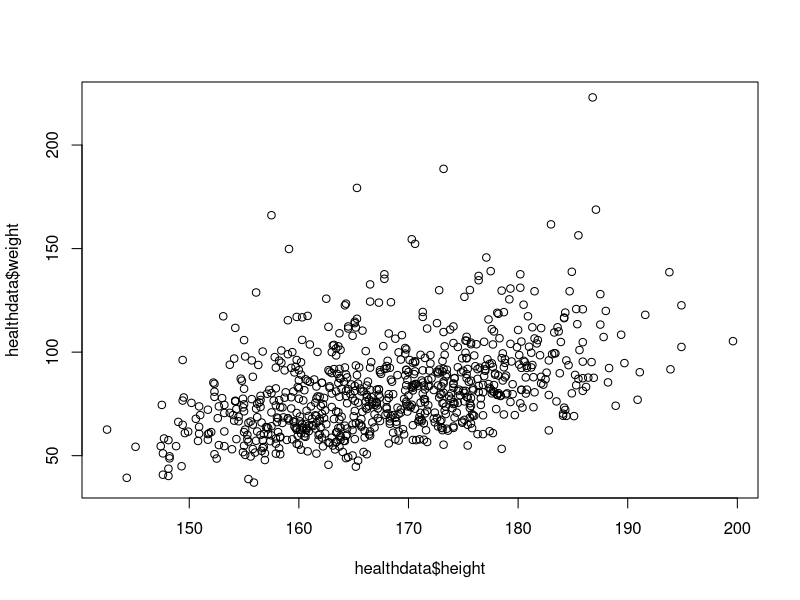
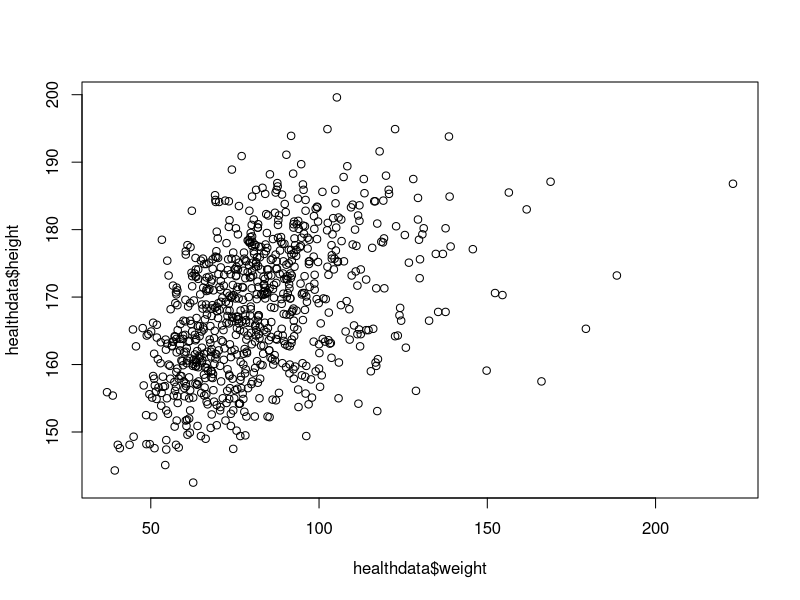
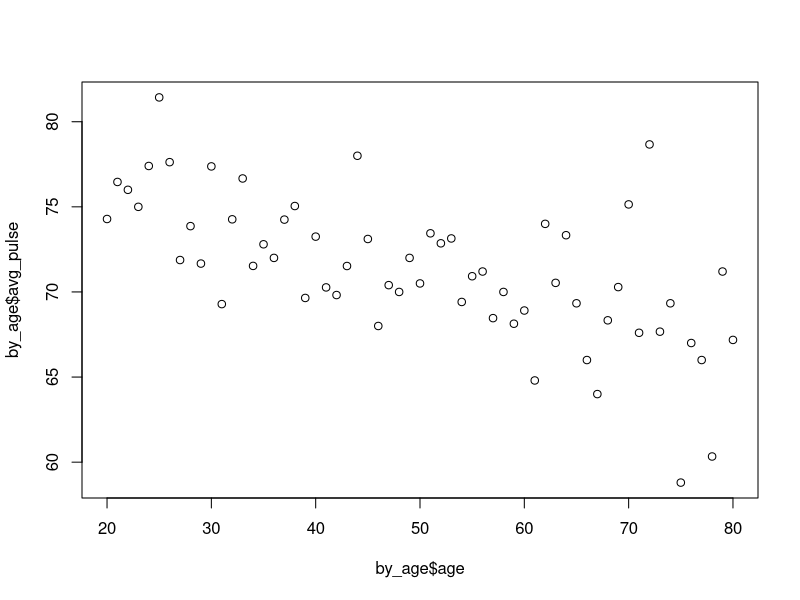
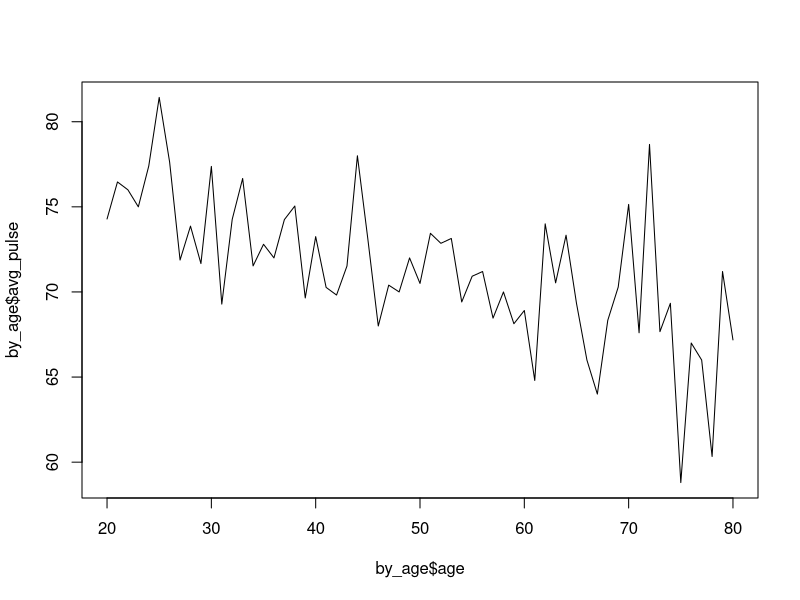
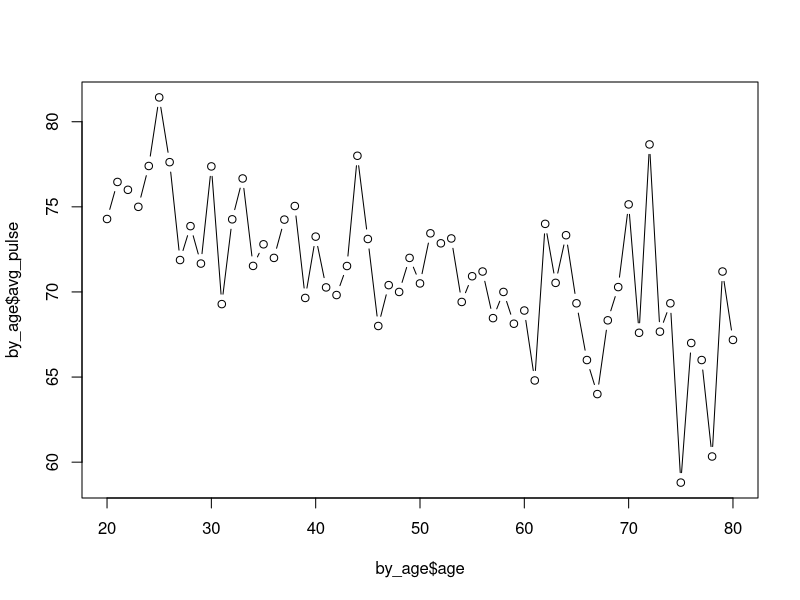
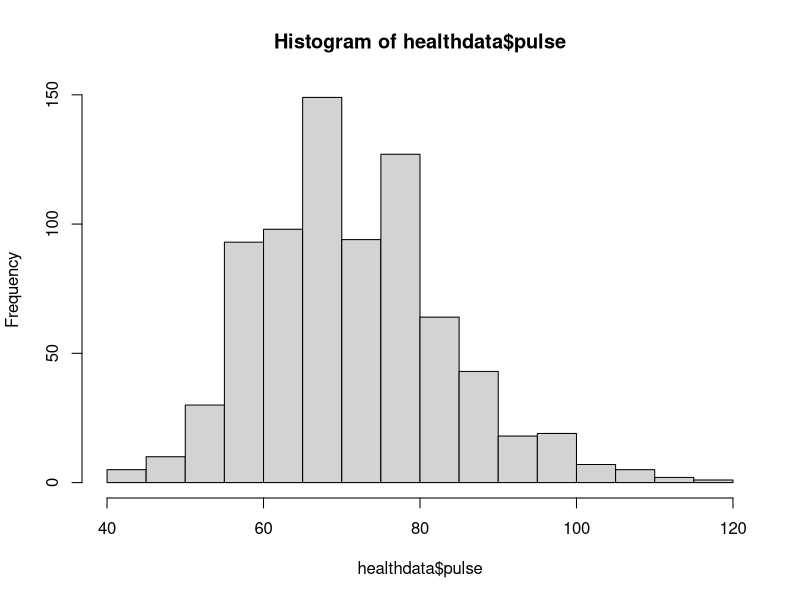
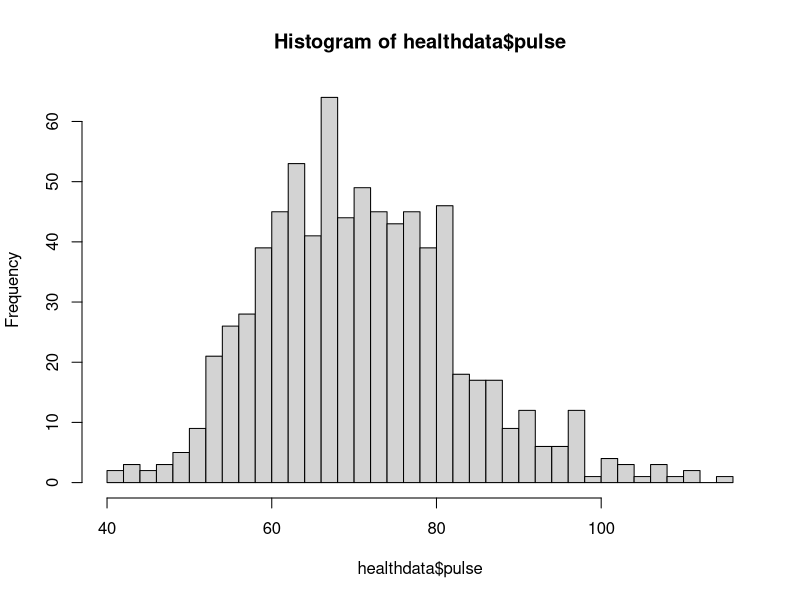
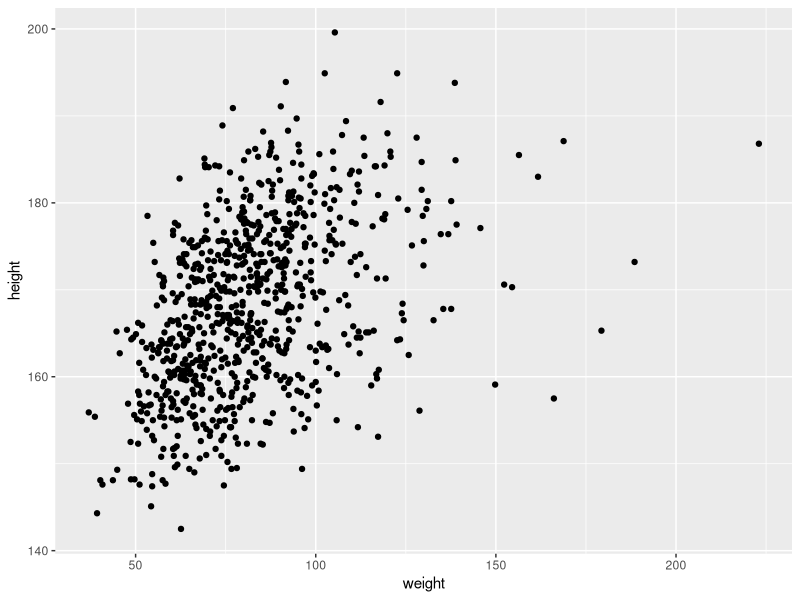

Generate these figures, in order, with R:
## ---- chunk 1
library(tidyverse)
healthdata <- read_csv("data/nhanes.csv")
## ---- chunk 2
plot(healthdata$height, healthdata$weight)
## ---- chunk 3
plot(y=healthdata$height, x=healthdata$weight)
## ---- chunk 4
by_age <- healthdata %>%
  group_by(age) %>%
  summarize(avg_pulse = mean(pulse, na.rm=TRUE))

by_age
## ---- chunk 5
plot(by_age$age, by_age$avg_pulse)
## ---- chunk 6
plot(by_age$age, by_age$avg_pulse, type="l")
## ---- chunk 7
plot(by_age$age, by_age$avg_pulse, type="b")
## ---- chunk 8
hist(healthdata$pulse)
## ---- chunk 9
hist(healthdata$pulse, breaks=50)
## ---- chunk 10

## ---- chunk 11
ggplot(healthdata, aes(x=weight, y=height)) +
  geom_point()
## ---- chunk 12
ggplot(healthdata, aes(x=weight, y=height)) +
  geom_point()
## ---- chunk 13
by_age <- healthdata %>%
  group_by(age) %>%
  summarize(avg_pulse = mean(pulse, na.rm=TRUE))

by_age
## ---- chunk 14
ggplot(by_age, aes(x=age, y=avg_pulse)) +
  geom_line()
## ---- chunk 15
ggplot(by_age, aes(x=age, y=avg_pulse)) +
  geom_line() +
  geom_point()
## ---- chunk 16
ggplot(healthdata, aes(pulse)) + 
  geom_histogram()
## ---- chunk 17
ggplot(healthdata, aes(pulse)) + 
  geom_histogram(bins = 40)
## ---- chunk 18
ggplot(healthdata, aes(pulse)) + 
  geom_histogram(binwidth = 5)
## ---- chunk 19
ggplot(healthdata, aes(education)) +
  geom_bar()
## ---- chunk 20
ggplot(healthdata, aes(y=education)) +
  geom_bar()
## ---- chunk 21
ggplot(healthdata, aes(y=height)) +
  geom_boxplot()
## ---- chunk 22
ggplot(healthdata, aes(y=height, x=gender)) +
  geom_boxplot()
## ---- chunk 23

## ---- chunk 24
ggplot(healthdata, aes(y=height, x=gender)) +
  geom_boxplot() + 
  labs(title = "This is my title",
       x = "Gender",
       y = "Height (cm)")
## ---- chunk 25
healthdata %>%           # either version of the pipe works
  filter(age < 50) %>%   # either version of the pipe works
  ggplot(aes(pulse)) +
  geom_histogram() + 
  labs(title = "Pulse for Respondents < 50")
## ---- chunk 26
ggplot(healthdata[healthdata$age < 50, ], 
       aes(pulse)) + 
  geom_histogram() + 
  labs(title = "Pulse for Respondents < 50")
## ---- chunk 27

## ---- chunk 28
ggplot(healthdata, aes(x=weight, y=height, color=gender)) +
  geom_point()
## ---- chunk 29
ggplot(healthdata, aes(education, fill=gender)) +
  geom_bar()
## ---- chunk 30
ggplot(healthdata, aes(education, fill=gender)) +
  geom_bar(position="dodge")
## ---- chunk 31
# subset the data so we can see all of the points
# the slice_sample() function takes a random sample of rows
healthdata_subset <- slice_sample(healthdata, n=100)

ggplot(healthdata_subset, aes(x=bp_sys1, y=bp_sys2)) + 
  geom_point()
## ---- chunk 32

## ---- chunk 33
ggplot(healthdata, aes(education)) +
  geom_bar()

# function definition for facet_grid
?facet_grid
  
# side by side
ggplot(healthdata, aes(education)) +
  geom_bar() +
  facet_grid(cols = vars(gender))

# stacked vertically
ggplot(healthdata, aes(education)) +
  geom_bar() +
  facet_grid(rows = vars(gender))

# stacked by two variables across rows and columns
ggplot(healthdata, aes(education)) +
  geom_bar() +
  facet_grid(rows = vars(physically_active), cols =vars(gender))
## ---- chunk 34
healthdata %>% 
ggplot(aes(sleep_hours)) +
  geom_bar()
## ---- chunk 35
ggplot(healthdata, aes(x=bp_dia1, y=bp_sys1)) +
  geom_point()
## ---- chunk 36
ggplot(healthdata, aes(x=bp_dia1, y=bp_sys1)) +
  geom_point() +
  scale_x_continuous(limits = c(30, 120))
## ---- chunk 37
ggplot(healthdata, aes(x=bp_dia1, y=bp_sys1)) +
  geom_point() +
  coord_cartesian(xlim = c(30, 120))
## ---- chunk 38
ggplot(healthdata, aes(pulse)) +
  geom_histogram()
## ---- chunk 39
ggplot(healthdata, aes(pulse)) +
  geom_histogram() +
  theme_bw()
## ---- chunk 40
ggplot(healthdata, aes(pulse)) +
  geom_histogram() +
  theme_classic()
## ---- chunk 41
ggplot(healthdata, aes(pulse)) +
  geom_histogram() +
  theme_minimal()
## ---- chunk 42
ggplot(healthdata, aes(pulse)) +
  geom_histogram() +
  theme(axis.title = element_text(size=20),
        panel.grid.minor = element_blank(),
        panel.grid.major.x = element_blank())
## ---- chunk 43
ggplot(healthdata, aes(pulse)) +
  geom_histogram() +
  theme_minimal() +
  theme(axis.title = element_text(size=20),
        panel.grid.minor = element_blank(),
        panel.grid.major.x = element_blank())
## ---- chunk 44
ggplot(healthdata, aes(pulse)) +
  geom_histogram() +
  ggpubr::theme_pubr()
